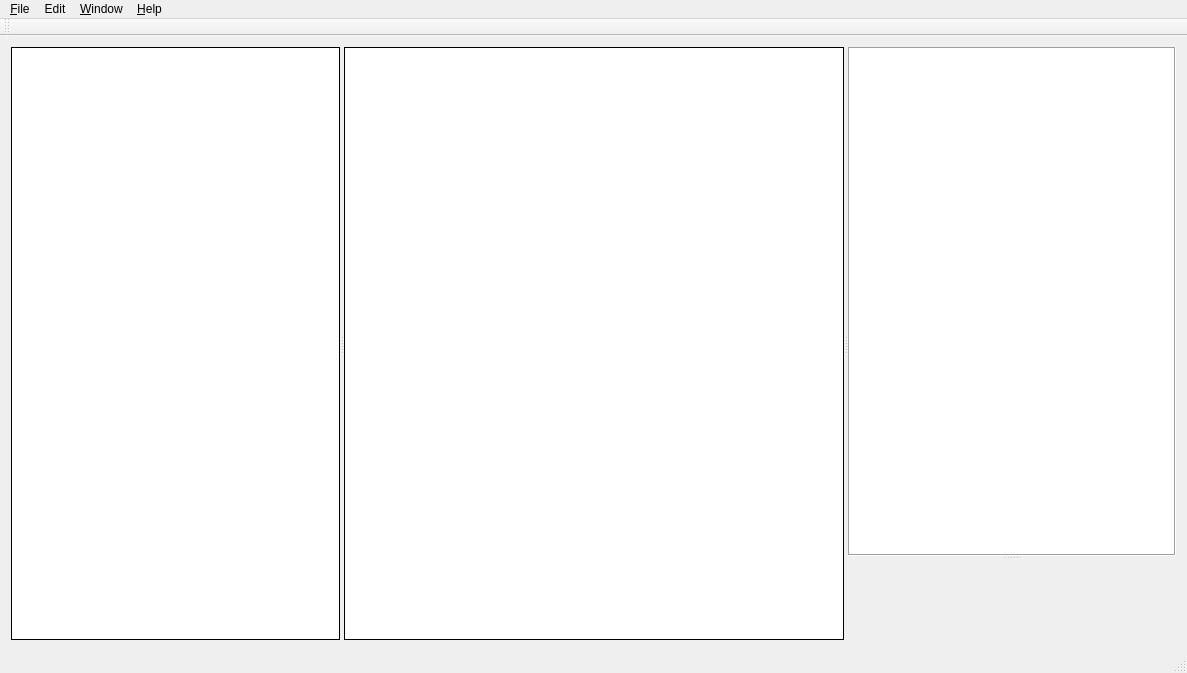
<?xml version="1.0" encoding="UTF-8"?>
<ui version="4.0">
 <class>QObjectGraphEditorApp</class>
 <widget class="QMainWindow" name="QObjectGraphEditorApp">
  <property name="geometry">
   <rect>
    <x>0</x>
    <y>0</y>
    <width>1187</width>
    <height>673</height>
   </rect>
  </property>
  <property name="windowTitle">
   <string>QObjectGraphEditorApp</string>
  </property>
  <widget class="QWidget" name="centralWidget">
   <layout class="QGridLayout" name="gridLayout">
    <item row="0" column="0">
     <widget class="QSplitter" name="horizontalSplitter">
      <property name="frameShape">
       <enum>QFrame::NoFrame</enum>
      </property>
      <property name="orientation">
       <enum>Qt::Horizontal</enum>
      </property>
      <property name="childrenCollapsible">
       <bool>false</bool>
      </property>
      <widget class="QTreeView" name="objectClasses">
       <property name="sizePolicy">
        <sizepolicy hsizetype="Fixed" vsizetype="Expanding">
         <horstretch>0</horstretch>
         <verstretch>0</verstretch>
        </sizepolicy>
       </property>
       <property name="frameShape">
        <enum>QFrame::Box</enum>
       </property>
       <property name="frameShadow">
        <enum>QFrame::Plain</enum>
       </property>
       <property name="dragEnabled">
        <bool>true</bool>
       </property>
       <property name="dragDropMode">
        <enum>QAbstractItemView::DragOnly</enum>
       </property>
       <property name="defaultDropAction">
        <enum>Qt::CopyAction</enum>
       </property>
       <property name="selectionBehavior">
        <enum>QAbstractItemView::SelectItems</enum>
       </property>
       <attribute name="headerVisible">
        <bool>false</bool>
       </attribute>
      </widget>
      <widget class="ObjectView" name="objectView">
       <property name="sizePolicy">
        <sizepolicy hsizetype="Expanding" vsizetype="Expanding">
         <horstretch>0</horstretch>
         <verstretch>0</verstretch>
        </sizepolicy>
       </property>
       <property name="minimumSize">
        <size>
         <width>500</width>
         <height>0</height>
        </size>
       </property>
       <property name="frameShape">
        <enum>QFrame::Box</enum>
       </property>
       <property name="frameShadow">
        <enum>QFrame::Plain</enum>
       </property>
       <property name="verticalScrollBarPolicy">
        <enum>Qt::ScrollBarAlwaysOff</enum>
       </property>
       <property name="horizontalScrollBarPolicy">
        <enum>Qt::ScrollBarAlwaysOff</enum>
       </property>
       <property name="backgroundBrush">
        <brush brushstyle="SolidPattern">
         <color alpha="255">
          <red>85</red>
          <green>87</green>
          <blue>83</blue>
         </color>
        </brush>
       </property>
       <property name="dragMode">
        <enum>QGraphicsView::ScrollHandDrag</enum>
       </property>
       <property name="resizeAnchor">
        <enum>QGraphicsView::AnchorViewCenter</enum>
       </property>
      </widget>
      <widget class="QSplitter" name="verticalSplitter">
       <property name="sizePolicy">
        <sizepolicy hsizetype="Minimum" vsizetype="Expanding">
         <horstretch>0</horstretch>
         <verstretch>0</verstretch>
        </sizepolicy>
       </property>
       <property name="orientation">
        <enum>Qt::Vertical</enum>
       </property>
       <widget class="QTableView" name="objectInstances">
        <property name="sizePolicy">
         <sizepolicy hsizetype="Fixed" vsizetype="Expanding">
          <horstretch>0</horstretch>
          <verstretch>0</verstretch>
         </sizepolicy>
        </property>
        <property name="minimumSize">
         <size>
          <width>200</width>
          <height>0</height>
         </size>
        </property>
        <property name="frameShape">
         <enum>QFrame::Box</enum>
        </property>
       </widget>
       <widget class="PropertySheet" name="propertySheet" native="true">
        <property name="sizePolicy">
         <sizepolicy hsizetype="Fixed" vsizetype="Preferred">
          <horstretch>0</horstretch>
          <verstretch>0</verstretch>
         </sizepolicy>
        </property>
        <property name="minimumSize">
         <size>
          <width>200</width>
          <height>0</height>
         </size>
        </property>
       </widget>
      </widget>
     </widget>
    </item>
   </layout>
  </widget>
  <widget class="QMenuBar" name="menuBar">
   <property name="geometry">
    <rect>
     <x>0</x>
     <y>0</y>
     <width>1187</width>
     <height>22</height>
    </rect>
   </property>
   <widget class="QMenu" name="fileMenu">
    <property name="title">
     <string>&amp;File</string>
    </property>
    <widget class="QMenu" name="menuRecentModels">
     <property name="title">
      <string>&amp;Recent Models...</string>
     </property>
     <addaction name="separator"/>
     <addaction name="actionClearMenu"/>
    </widget>
    <addaction name="actionNewModel"/>
    <addaction name="actionOpenModel"/>
    <addaction name="menuRecentModels"/>
    <addaction name="separator"/>
    <addaction name="actionCloseModel"/>
    <addaction name="separator"/>
    <addaction name="actionSaveModel"/>
    <addaction name="actionSaveModelAs"/>
    <addaction name="separator"/>
    <addaction name="actionExit"/>
   </widget>
   <widget class="QMenu" name="editMenu">
    <property name="title">
     <string>Edit</string>
    </property>
    <addaction name="separator"/>
    <addaction name="actionCut"/>
    <addaction name="actionCopy"/>
    <addaction name="actionPaste"/>
    <addaction name="actionDelete"/>
    <addaction name="separator"/>
    <addaction name="actionSelectAll"/>
   </widget>
   <widget class="QMenu" name="menu_Window">
    <property name="title">
     <string>&amp;Window</string>
    </property>
    <addaction name="actionFullScreen"/>
   </widget>
   <widget class="QMenu" name="menu_Help">
    <property name="title">
     <string>&amp;Help</string>
    </property>
    <addaction name="actionContents"/>
    <addaction name="actionIndex"/>
    <addaction name="actionContextHelp"/>
    <addaction name="separator"/>
    <addaction name="actionAbout"/>
    <addaction name="actionAboutPlugins"/>
    <addaction name="separator"/>
    <addaction name="actionCheckForUpdates"/>
   </widget>
   <addaction name="fileMenu"/>
   <addaction name="editMenu"/>
   <addaction name="menu_Window"/>
   <addaction name="menu_Help"/>
  </widget>
  <widget class="QToolBar" name="mainToolBar">
   <attribute name="toolBarArea">
    <enum>TopToolBarArea</enum>
   </attribute>
   <attribute name="toolBarBreak">
    <bool>false</bool>
   </attribute>
  </widget>
  <widget class="QStatusBar" name="statusBar"/>
  <action name="actionNewModel">
   <property name="text">
    <string>&amp;New Model...</string>
   </property>
   <property name="shortcut">
    <string>Ctrl+N</string>
   </property>
  </action>
  <action name="actionOpenModel">
   <property name="text">
    <string>&amp;Open Model...</string>
   </property>
   <property name="shortcut">
    <string>Ctrl+O</string>
   </property>
  </action>
  <action name="actionSaveModel">
   <property name="text">
    <string>&amp;Save Model...</string>
   </property>
   <property name="shortcut">
    <string>Ctrl+S</string>
   </property>
  </action>
  <action name="actionCloseModel">
   <property name="text">
    <string>&amp;Close Model</string>
   </property>
   <property name="shortcut">
    <string>Ctrl+W</string>
   </property>
  </action>
  <action name="actionSaveModelAs">
   <property name="text">
    <string>Save Model &amp;As...</string>
   </property>
  </action>
  <action name="actionExit">
   <property name="text">
    <string>E&amp;xit</string>
   </property>
  </action>
  <action name="actionUndo">
   <property name="text">
    <string>&amp;Undo</string>
   </property>
   <property name="shortcut">
    <string>Ctrl+Shift+Z</string>
   </property>
  </action>
  <action name="actionRedo">
   <property name="text">
    <string>&amp;Redo</string>
   </property>
   <property name="shortcut">
    <string>Ctrl+Z</string>
   </property>
  </action>
  <action name="actionCut">
   <property name="text">
    <string>Cu&amp;t</string>
   </property>
   <property name="toolTip">
    <string>Cut</string>
   </property>
   <property name="shortcut">
    <string>Ctrl+X</string>
   </property>
  </action>
  <action name="actionCopy">
   <property name="text">
    <string>&amp;Copy</string>
   </property>
   <property name="toolTip">
    <string>Copy</string>
   </property>
   <property name="shortcut">
    <string>Ctrl+C</string>
   </property>
  </action>
  <action name="actionPaste">
   <property name="text">
    <string>&amp;Paste</string>
   </property>
   <property name="toolTip">
    <string>Paste</string>
   </property>
   <property name="shortcut">
    <string>Ctrl+V</string>
   </property>
  </action>
  <action name="actionDelete">
   <property name="text">
    <string>&amp;Delete</string>
   </property>
   <property name="toolTip">
    <string>Delete</string>
   </property>
   <property name="shortcut">
    <string>Ctrl+V, Del</string>
   </property>
  </action>
  <action name="actionSelectAll">
   <property name="text">
    <string>Select &amp;All</string>
   </property>
   <property name="shortcut">
    <string>Ctrl+A</string>
   </property>
  </action>
  <action name="actionFullScreen">
   <property name="text">
    <string>Full Screen</string>
   </property>
   <property name="shortcut">
    <string>Ctrl+Shift+F11</string>
   </property>
  </action>
  <action name="actionContents">
   <property name="enabled">
    <bool>false</bool>
   </property>
   <property name="text">
    <string>Contents</string>
   </property>
  </action>
  <action name="actionIndex">
   <property name="enabled">
    <bool>false</bool>
   </property>
   <property name="text">
    <string>Index</string>
   </property>
  </action>
  <action name="actionContextHelp">
   <property name="enabled">
    <bool>false</bool>
   </property>
   <property name="text">
    <string>Context Help</string>
   </property>
   <property name="shortcut">
    <string>Return</string>
   </property>
  </action>
  <action name="actionAbout">
   <property name="enabled">
    <bool>false</bool>
   </property>
   <property name="text">
    <string>About...</string>
   </property>
  </action>
  <action name="actionAboutPlugins">
   <property name="text">
    <string>About Plugins...</string>
   </property>
  </action>
  <action name="actionCheckForUpdates">
   <property name="enabled">
    <bool>false</bool>
   </property>
   <property name="text">
    <string>Check For Updates</string>
   </property>
  </action>
  <action name="actionClearMenu">
   <property name="text">
    <string>Clear Menu</string>
   </property>
  </action>
 </widget>
 <layoutdefault spacing="6" margin="11"/>
 <customwidgets>
  <customwidget>
   <class>PropertySheet</class>
   <extends>QWidget</extends>
   <header location="global">PropertySheet.h</header>
   <container>1</container>
  </customwidget>
  <customwidget>
   <class>ObjectView</class>
   <extends>QGraphicsView</extends>
   <header>ObjectView.h</header>
  </customwidget>
 </customwidgets>
 <resources/>
 <connections/>
</ui>
